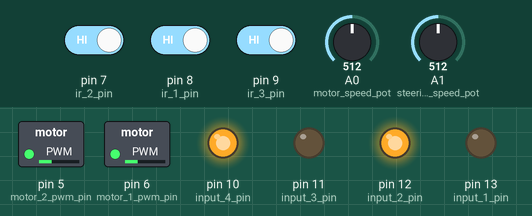
This sketch was run on a simulated Arduino Uno, built with avr-gcc and run on an emulated ATmega328P. Shown: switched loads named in the sketch (green lamp = pin HIGH), output pins drawn as LEDs (lit = HIGH). Inputs (shaded band) come from the test bench; at power-on: pin 7 (ir_2_pin) HIGH, pin 8 (ir_1_pin) HIGH, pin 9 (ir_3_pin) HIGH, A0 (motor_speed_pot) = 512, A1 (steering_speed_pot) = 512. What the sketch prints to the serial monitor is not drawn.

Above: at 1.2 s.
1.3 s: pin 7 (ir_2_pin) driven LOW
Timing chart, 0 to 4.3 s (numbered marks = the images above; inputs shaded):
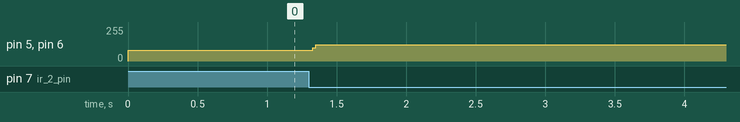

Measured:
- after the input at 1.3 s, pin 5 (motor_2_pwm_pin), pin 6 (motor_1_pwm_pin): 80/255 → 123/255 at once

The sketch:

main.ino
```cpp
// Create a class for motor and functions

const uint8_t input_1_pin = 13;
const uint8_t input_2_pin = 12;
const uint8_t input_3_pin = 11;
const uint8_t input_4_pin = 10;

const uint8_t motor_1_pwm_pin = 6;
const uint8_t motor_2_pwm_pin = 5;

const uint8_t ir_1_pin = 8;
const uint8_t ir_2_pin = 7;
const uint8_t ir_3_pin = 9;

const uint8_t motor_speed_pot = A0;
const uint8_t steering_speed_pot = A1;

bool motor_1_dir = true;
bool motor_2_dir = true;

bool ir_1_state = true;
bool ir_2_state = true;
bool ir_3_state = true;

uint8_t default_speed = 80;
uint8_t motor_speed = default_speed;
uint8_t steering_speed = default_speed * 0.5;
int8_t direction = 0;

uint8_t R_target_speed = motor_speed; // 'motor_speed'
uint16_t R_rate = 50; // how long motor 'R' should take to reach 'R_target_speed'
uint8_t R_speed; // instantaneous speed of motor 'R'
uint16_t R_acceleration_timestamp; // instantaneous timestamp of motor 'R' acceleration
uint16_t R_initial_timestamp; // timestamp at beginning of motor 'R' acceleration
uint8_t R_initial_speed = default_speed; // the intial speed of motor 'R' at beginning of acceleration

uint8_t L_target_speed = motor_speed; // 'motor_speed'
uint16_t L_rate = 50; // how long motor 'L' should take to reach 'L_target_speed'
uint8_t L_speed; // instantaneous speed of motor 'L'
uint16_t L_acceleration_timestamp; // instantaneous timestamp of motor 'L' acceleration
uint16_t L_initial_timestamp; // timestamp at beginning of motor 'L' acceleration
uint8_t L_initial_speed = default_speed; // the intial speed of motor 'L' at beginning of acceleration

uint16_t current_millis = millis(); // returns the time since the program has been running

void setup() {

  Serial.begin(115200);

  pinMode(input_1_pin, OUTPUT);
  pinMode(input_2_pin, OUTPUT);
  pinMode(input_3_pin, OUTPUT);
  pinMode(input_4_pin, OUTPUT);

  pinMode(motor_1_pwm_pin, OUTPUT);
  pinMode(motor_2_pwm_pin, OUTPUT);

  pinMode(ir_1_pin, INPUT);
  pinMode(ir_2_pin, INPUT);
  pinMode(ir_3_pin, INPUT);

  // Intial settings
  motor_1_set_pwm(0);
  motor_2_set_pwm(0);

  motor_1_reverse_dir(motor_1_dir);
  motor_2_reverse_dir(motor_2_dir);
}

void loop() {

  motor_speed = map(analogRead(motor_speed_pot), 0, 1023, 0, 255);
  steering_speed = map(analogRead(steering_speed_pot), 0, 1023, 0, 255);

  ir_1_state = digitalRead(ir_1_pin);
  ir_2_state = digitalRead(ir_2_pin);
  ir_3_state = digitalRead(ir_3_pin);

  if (ir_1_state == false && ir_2_state == true) {
    if (direction != -1) {
      direction = -1;

      R_target_speed = motor_speed;
      R_initial_timestamp = current_millis;

      L_target_speed = steering_speed;
      L_initial_timestamp = current_millis;
    }
  }

  if (ir_2_state == false && ir_1_state == true) {
    if (direction != 1) {
      direction = 1;

      R_target_speed = steering_speed;
      R_initial_timestamp = current_millis;

      L_target_speed = motor_speed;
      L_initial_timestamp = current_millis;
    }
  }

  if ((ir_3_state == false && ir_1_state == true && ir_2_state == true) || (ir_1_state == true && ir_2_state == true)) {
    if (direction != 0) {
      direction = 0;

      R_target_speed = motor_speed;
      R_initial_timestamp = current_millis;

      L_target_speed = motor_speed;
      L_initial_timestamp = current_millis;
    }
  } else if (ir_3_state == true && ir_1_state == true && ir_2_state == true) {
    // Keep the motor equal speed, travels relatively straight

    R_target_speed = motor_speed;
    R_initial_timestamp = current_millis;

    L_target_speed = motor_speed;
    L_initial_timestamp = current_millis;
  }

  // Motor Control Logic
  if (R_target_speed == 0) {
    motor_1_set_pwm(0);
    Serial.println("R_Motor: Disabled");
  } else if (current_millis - R_initial_timestamp < R_rate) {
    motor_1_set_pwm(R_initial_speed);
    R_speed = map(current_millis, R_initial_timestamp, (R_initial_timestamp + R_rate), R_initial_speed, R_target_speed);
    R_acceleration_timestamp = current_millis - R_initial_timestamp;

    motor_1_set_pwm(R_speed);

    Serial.print("R_speed: ");
    Serial.println(R_speed);
    Serial.print("R_acceleration_timestamp(ms): ");
    Serial.println(R_acceleration_timestamp);
  }

  if (L_target_speed == 0) {
    motor_2_set_pwm(0);
    Serial.println("L_Motor: Disabled");
  } else if (current_millis - L_initial_timestamp < L_rate) {
    motor_2_set_pwm(L_initial_speed);
    L_speed = map(current_millis, L_initial_timestamp, (L_initial_timestamp + L_rate), L_initial_speed, L_target_speed);
    L_acceleration_timestamp = current_millis - L_initial_timestamp;

    motor_2_set_pwm(L_speed);

    Serial.print("L_speed: ");
    Serial.println(L_speed);
    Serial.print("L_acceleration_timestamp(ms): ");
    Serial.println(L_acceleration_timestamp);
  }

  Serial.println();

  // end of Motor Control Logic

  Serial.print("ir_1_state: ");
  Serial.println(ir_1_state);
  Serial.print("ir_2_state: ");
  Serial.println(ir_2_state);
  Serial.print("ir_3_state: ");
  Serial.println(ir_3_state);

  Serial.print("\nmotor_speed: ");
  Serial.println(motor_speed);
  Serial.print("steering_speed: ");
  Serial.println(steering_speed);

  Serial.println("-----------------------------");

  current_millis = millis();
  delay(10);

}

void motor_1_reverse_dir(bool reverse) {
  if (reverse) {
    digitalWrite(input_1_pin, LOW);
    digitalWrite(input_2_pin, HIGH);
  } else {
    digitalWrite(input_1_pin, HIGH);
    digitalWrite(input_2_pin, LOW);
  }
}

void motor_2_reverse_dir(bool reverse) {
  if (reverse) {
    digitalWrite(input_3_pin, LOW);
    digitalWrite(input_4_pin, HIGH);
  } else {
    digitalWrite(input_3_pin, HIGH);
    digitalWrite(input_4_pin, LOW);
  }
}

void motor_1_set_pwm(uint8_t val) {
  analogWrite(motor_1_pwm_pin, val);
}

void motor_2_set_pwm(uint8_t val) {
  analogWrite(motor_2_pwm_pin, val);
}
```
